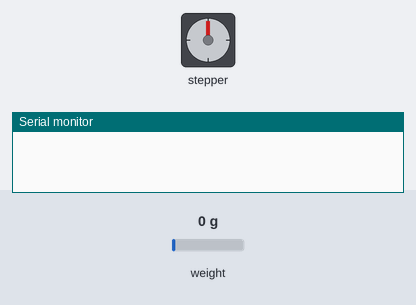
The sketch below on a simulated Arduino Uno, built for the host (arithmetic inside an expression is 32-bit, double 64-bit). Shown: stepper motor, the last lines printed to the serial monitor. Wiring (inferred from the names in the program): stepper motor driver (200 steps per turn assumed): step pin 2; direction pin 3. The inputs (shaded band) are chosen by the test bench; at power-on: weight on the scale 0 g.

Above: at 0.0 s.
At 9.6 s:
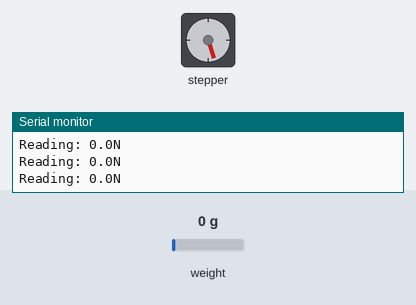
At 19.82 s:
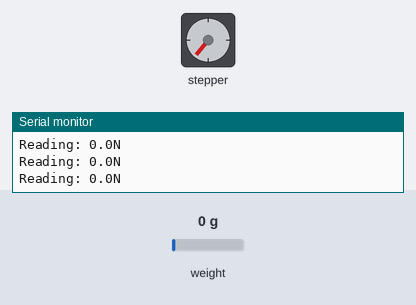
At 39.84 s:
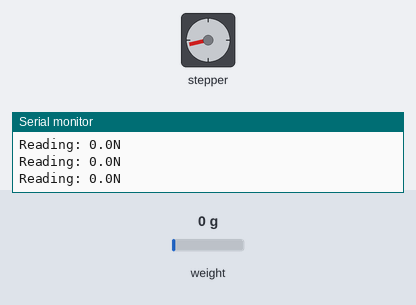
Timing chart, 0 to 40.0 s (numbered marks = the images above):
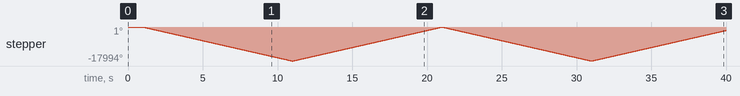

Measured:
- by itself, stepper: turns 17994° counter-clockwise in 10.0 s, then 17982° clockwise in 10.0 s, then 17970° counter-clockwise in 10.0 s, then 16141° clockwise in 8.9 s

The sketch:

time_interrupt_stepper.ino
```cpp
// Timer interrupt

#include "HX711.h"

#define calibration_factor -20790.0 //This loadcell calibration value for measurement in Newtons

#define LOADCELL_DOUT_PIN  5
#define LOADCELL_SCK_PIN  4


#define DIR 3
#define STEP 2

long motor_steps_per_rev = 200;

long usteps_per_step = 10;

long linear_travel = 400; //[mm]

long pitch = 8; //[mm/rev]

long total_steps = motor_steps_per_rev * usteps_per_step * linear_travel / pitch;

long cur_step = 0;

long tick = 0;

int in_out = 0; //1 = out/up, 0 = in/down

HX711 scale;

void init_timer_int(){
  cli();//stop interrupts

  //set timer0 interrupt at 2kHz
  TCCR0A = 0;// set entire TCCR2A register to 0
  TCCR0B = 0;// same for TCCR2B
  TCNT0  = 0;//initialize counter value to 0
  // set compare match register for 2khz increments
  OCR0A = 199;// = (16e6) / (10e3*8) - 1 (must be <256)
  // turn on CTC mode
  TCCR0A |= (1 << WGM01);
  // Set CS21 bits for 8 prescaler
  TCCR0B |= (1 << CS21);
  // enable timer compare interrupt
  TIMSK0 |= (1 << OCIE0A);

  sei();//allow interrupts
}

void pulse_IO(int pin, int pulse_width_us, int high_low){
  // pin:Digital IO pin to pulse, pulse_width_us:Pulse width in microseconds, high_low:Hold line high and pulse low(=0) or vice versa(=1)
  digitalWrite(pin, 1);
  delayMicroseconds(pulse_width_us);
  digitalWrite(pin, 0);
  delayMicroseconds(pulse_width_us);
}

void setup() {
  scale.begin(LOADCELL_DOUT_PIN, LOADCELL_SCK_PIN);
  scale.set_scale(calibration_factor); //This value is obtained by using the SparkFun_HX711_Calibration sketch
  scale.tare();  //Assuming there is no weight on the scale at start up, reset the scale to 0
  digitalWrite(DIR, in_out);
  digitalWrite(STEP, 0);
  pinMode(DIR, OUTPUT);
  pinMode(STEP, OUTPUT);
  init_timer_int();
  Serial.begin(9600);
}

ISR(TIMER0_COMPA_vect){//timer0 interrupt 2kHz
//generates pulse wave of frequency 2kHz/2 = 1kHz (takes two cycles for full wave- toggle high then toggle low)
  // if step 'limit' reached change direction
  if (cur_step >= total_steps){
    in_out = !in_out;
    digitalWrite(DIR,in_out);
    cur_step = 0;
  }
  // Pulse stepper motor driver input high for 0.1ms
  if (!(tick%10)) {
    digitalWrite(STEP,1);
    digitalWrite(13,0);
  }
  else {
    digitalWrite(STEP,0);
    digitalWrite(13,1);
  }
  tick++;
  cur_step++;
}

void loop() {
  Serial.print("Reading: ");
  Serial.print(scale.get_units(), 1); //scale.get_units() returns a float
  Serial.println("N"); // or fluid pressure = force / pi*(11e-3)^2 -> force/2.630 = XX mPa
  delay(100);
}
```
